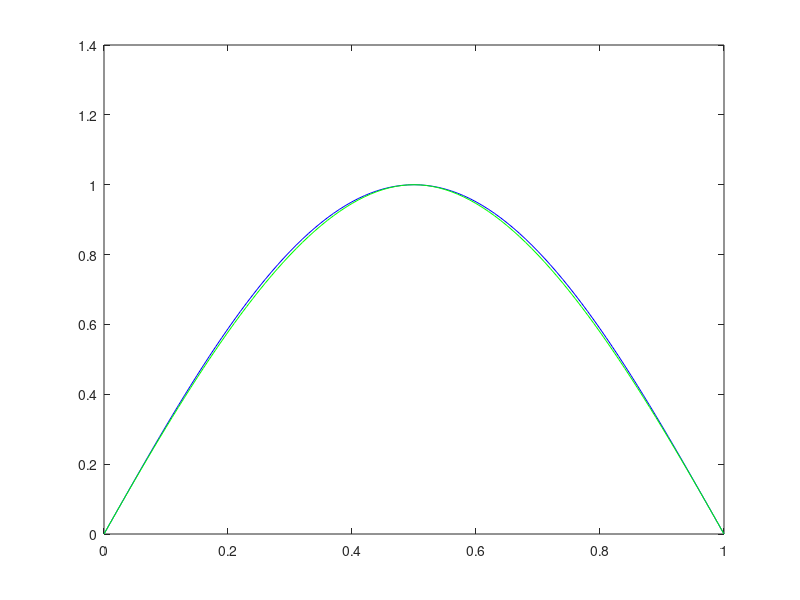

Recreate this plot in MATLAB.
% --- Interpolación de Splines cubicos fijos mediante resolución de
% sistema con barra invertida --- 

f = @(x) sin(pi*x);

xi = [0 0.5 1];
fi = f(xi);
df0 = pi;
dfn = -pi;


n = length(xi)-1;
hi = xi(2:end)-xi(1:end-1); %forma interesante hacer vectores

 %ceros pero solo se almacenan no nulos, eficiente.
%declaracion innecesaria pues se modifica despues. Util para conocer
%sparse()
%vect_b = zeros(n-1,1);

A =diag([2*hi(1) 2*(hi(1:n-1)+hi(2:n)) 2*hi(n)],0) +  diag(hi(1:n),1) + diag(hi(1:n),-1) ;
%para poner diagonales por encima, o debajo de principal
A = sparse(A)/3 ;


vect_b = [(fi(2)-fi(1))/hi(1)-df0 (fi(3:n+1)-fi(2:n))./hi(2:n) - (fi(2:n)-fi(1:n-1))./hi(1:n-1) dfn-(fi(n+1)-fi(n))/(hi(n))]; 

ai = fi(1:n);


ci = A\vect_b'; %meter los c que conociamos antes, ; pues es columna


ci = ci';


di = (ci(2:n+1)-ci(1:n))./(3*hi) ; %cuidado transposición

bi = (fi(2:n+1)-ai-ci(1:n).*hi.^2-di.*hi.^3)./hi; %de 2) sacamos

for i=1:n

    x = xi(i):0.01:xi(i+1);
    plot(x,f(x),'b')
    hold on 
    plot(x,ai(i)+bi(i).*(x-xi(i))+ci(i).*(x-xi(i)).^2+di(i).*(x-xi(i)).^3 ,'g')

end
